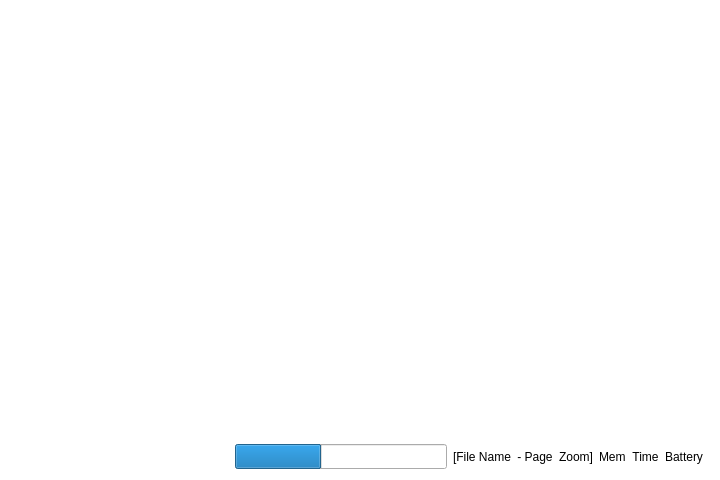
<?xml version="1.0" encoding="UTF-8"?>
<ui version="4.0">
 <class>screen</class>
 <widget class="QGraphicsView" name="screen">
  <property name="geometry">
   <rect>
    <x>0</x>
    <y>0</y>
    <width>720</width>
    <height>480</height>
   </rect>
  </property>
  <property name="focusPolicy">
   <enum>Qt::NoFocus</enum>
  </property>
  <property name="frameShape">
   <enum>QFrame::NoFrame</enum>
  </property>
  <property name="verticalScrollBarPolicy">
   <enum>Qt::ScrollBarAlwaysOff</enum>
  </property>
  <property name="horizontalScrollBarPolicy">
   <enum>Qt::ScrollBarAlwaysOff</enum>
  </property>
  <property name="dragMode">
   <enum>QGraphicsView::ScrollHandDrag</enum>
  </property>
  <property name="optimizationFlags">
   <set>QGraphicsView::DontAdjustForAntialiasing|QGraphicsView::DontClipPainter|QGraphicsView::DontSavePainterState</set>
  </property>
  <layout class="QVBoxLayout" name="verticalLayout">
   <item>
    <spacer name="verticalSpacer">
     <property name="orientation">
      <enum>Qt::Vertical</enum>
     </property>
     <property name="sizeHint" stdset="0">
      <size>
       <width>20</width>
       <height>109</height>
      </size>
     </property>
    </spacer>
   </item>
   <item>
    <widget class="QFrame" name="frameThumb">
     <layout class="QHBoxLayout" name="horizontalLayout_2">
      <property name="margin">
       <number>0</number>
      </property>
      <item>
       <spacer name="horizontalSpacer">
        <property name="orientation">
         <enum>Qt::Horizontal</enum>
        </property>
        <property name="sizeHint" stdset="0">
         <size>
          <width>475</width>
          <height>20</height>
         </size>
        </property>
       </spacer>
      </item>
      <item>
       <widget class="QLabel" name="lbThumbMask"/>
      </item>
      <item>
       <widget class="QLabel" name="lbThumb">
        <property name="sizePolicy">
         <sizepolicy hsizetype="Fixed" vsizetype="Fixed">
          <horstretch>0</horstretch>
          <verstretch>0</verstretch>
         </sizepolicy>
        </property>
        <property name="minimumSize">
         <size>
          <width>148</width>
          <height>218</height>
         </size>
        </property>
        <property name="maximumSize">
         <size>
          <width>148</width>
          <height>218</height>
         </size>
        </property>
        <property name="frameShape">
         <enum>QFrame::NoFrame</enum>
        </property>
        <property name="text">
         <string/>
        </property>
        <property name="alignment">
         <set>Qt::AlignCenter</set>
        </property>
       </widget>
      </item>
     </layout>
    </widget>
   </item>
   <item>
    <widget class="QFrame" name="statusBar">
     <property name="sizePolicy">
      <sizepolicy hsizetype="Expanding" vsizetype="Fixed">
       <horstretch>0</horstretch>
       <verstretch>0</verstretch>
      </sizepolicy>
     </property>
     <property name="minimumSize">
      <size>
       <width>0</width>
       <height>25</height>
      </size>
     </property>
     <property name="maximumSize">
      <size>
       <width>16777215</width>
       <height>25</height>
      </size>
     </property>
     <property name="styleSheet">
      <string notr="true"/>
     </property>
     <layout class="QHBoxLayout" name="horizontalLayout">
      <property name="spacing">
       <number>6</number>
      </property>
      <property name="leftMargin">
       <number>6</number>
      </property>
      <property name="topMargin">
       <number>0</number>
      </property>
      <property name="rightMargin">
       <number>6</number>
      </property>
      <property name="bottomMargin">
       <number>0</number>
      </property>
      <item>
       <widget class="QLabel" name="lbMessage">
        <property name="sizePolicy">
         <sizepolicy hsizetype="Expanding" vsizetype="Preferred">
          <horstretch>0</horstretch>
          <verstretch>0</verstretch>
         </sizepolicy>
        </property>
        <property name="font">
         <font>
          <family>微软雅黑</family>
          <pointsize>8</pointsize>
          <weight>75</weight>
          <bold>true</bold>
         </font>
        </property>
        <property name="wordWrap">
         <bool>false</bool>
        </property>
       </widget>
      </item>
      <item>
       <widget class="QProgressBar" name="progress">
        <property name="maximumSize">
         <size>
          <width>16777215</width>
          <height>25</height>
         </size>
        </property>
        <property name="value">
         <number>41</number>
        </property>
        <property name="textVisible">
         <bool>false</bool>
        </property>
        <property name="format">
         <string/>
        </property>
       </widget>
      </item>
      <item>
       <widget class="QLabel" name="lbFile">
        <property name="text">
         <string>[File Name</string>
        </property>
        <property name="alignment">
         <set>Qt::AlignCenter</set>
        </property>
       </widget>
      </item>
      <item>
       <widget class="QLabel" name="lbPage">
        <property name="text">
         <string>- Page</string>
        </property>
        <property name="alignment">
         <set>Qt::AlignCenter</set>
        </property>
       </widget>
      </item>
      <item>
       <widget class="QLabel" name="lbZoom">
        <property name="text">
         <string>Zoom]</string>
        </property>
       </widget>
      </item>
      <item>
       <widget class="QLabel" name="lbMem">
        <property name="text">
         <string>Mem</string>
        </property>
       </widget>
      </item>
      <item>
       <widget class="QLabel" name="lbTime">
        <property name="text">
         <string>Time</string>
        </property>
        <property name="alignment">
         <set>Qt::AlignCenter</set>
        </property>
       </widget>
      </item>
      <item>
       <widget class="QLabel" name="lbBattery">
        <property name="text">
         <string>Battery</string>
        </property>
        <property name="alignment">
         <set>Qt::AlignCenter</set>
        </property>
       </widget>
      </item>
     </layout>
    </widget>
   </item>
  </layout>
 </widget>
 <layoutdefault spacing="6" margin="11"/>
 <resources>
  <include location="platform.qrc"/>
 </resources>
 <connections/>
</ui>
